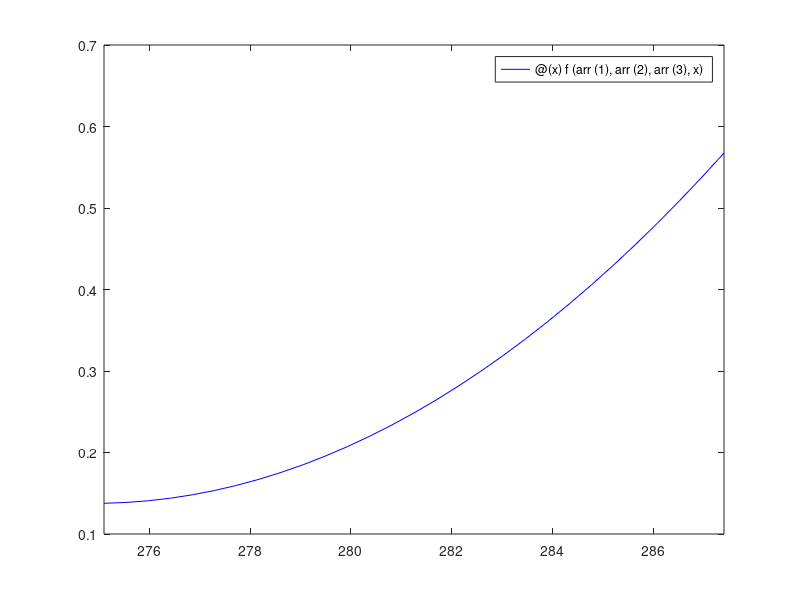

Recreate this plot in MATLAB. (Note: this script raises an error after producing the figure.)
function results

%% State coefficients [a b c]
coeff_HP_12 = [0.00274976 1.5118 207.932];
coeff_LP_12 = [0.000576456 0.307042 41.0903];
coeff_HP_21 = [0.0042237 2.31092 316.319 ];
coeff_LP_21 = [9.84073E-05 0.039561 3.7957];

%% Data points
HP_12 = [ 0.164742, 0.17837,  0.195036,  0.229345, 0.573749, 0.398792, 0.217625, 0.119554];
LP_12 = [0.273374, 0.28928, 0.282319, 0.364602, 0.461003, 0.388688, 0.307864, 0.253006];

HP_21 = [0.297777, 0.316185, 0.358606, 0.504863, 1.04642,0.709387, 0.397625, 0.216481];
LP_21 = [0.390775, 0.39807, 0.410624, 0.476594, 0.55176, 0.505498, 0.432792, 0.366478];

Text = [4.6, 5, 6,  9.1, 14.4, 11.5, 6.6, 2.1];
Text = Text + 273

%% Define quadratic functions
f = @(a, b, c, x) a*x*x-b*x+c;
quad_HP_12 = generate_quadratic(coeff_HP_12, f)
quad_LP_12 = generate_quadratic(coeff_LP_12, f)
quad_HP_21 = generate_quadratic(coeff_HP_21, f)
quad_LP_21 = generate_quadratic(coeff_LP_21, f)

titles = ["HP_12", "LP_12", "HP_21", "LP_21"];


%% Plot each graph

plot_regression(Text, titles(1), quad_HP_12, HP_12) 
plot_regression(Text, titles(2), quad_LP_12, LP_12) 
plot_regression(Text, titles(3), quad_HP_21, HP_21) 
plot_regression(Text, titles(4), quad_LP_21, LP_21) 
%g = generate_quadratic(coeff_HP_12, f)

%% Generation of graphs for: data point vs regressed point

for i = 1:8
corr_HP_12(i) = quad_HP_12(Text(i))
corr_LP_12(i) = quad_LP_12(Text(i))
corr_HP_21(i) = quad_HP_21(Text(i))
corr_LP_21(i) = quad_LP_21(Text(i))
end

titles = ["corr_HP_12", "corr_LP_12", "corr_HP_21", "corr_LP_21"];

plot_correlation(titles(1), HP_12, corr_HP_12) 
plot_correlation(titles(2), LP_12, corr_LP_12) 
plot_correlation(titles(3), HP_21, corr_HP_21) 
plot_correlation(titles(4), LP_21, corr_LP_21) 

%% Graph for all other fluids
plot_all_fluids(f, Text)
end

function plot_all_fluids(f, Text)

% State coefficients
coeff_HP_20 = [0.00255438 1.39412 190.358];
coeff_HP_30 = [0.00270757 1.4653 198.516]
coeff_HP_40 = [0.0026193 1.41759 192.048];

coeff_LP_20 = [0.000284124 0.139853 17.4208];
coeff_LP_30 = [0.00105432 0.569855 77.4214];
coeff_LP_40 = [0.00101758 0.549892 74.6889];


% Generate quadratic functions
quad_HP_20 = generate_quadratic(coeff_HP_20, f)
quad_HP_30 = generate_quadratic(coeff_HP_30, f)
quad_HP_40 = generate_quadratic(coeff_HP_40, f)
quad_LP_20 = generate_quadratic(coeff_LP_20, f)
quad_LP_30 = generate_quadratic(coeff_LP_30, f)
quad_LP_40 = generate_quadratic(coeff_LP_40, f)


all_fluids = fplot(quad_HP_20, [min(Text), max(Text)])
hold on;
fplot(quad_HP_30, [min(Text), max(Text)])
fplot(quad_HP_40, [min(Text), max(Text)])
fplot(quad_LP_20, [min(Text), max(Text)])
fplot(quad_LP_30, [min(Text), max(Text)])
fplot(quad_LP_40, [min(Text), max(Text)])

hold off

xlim([min(Text), max(Text)])
xlabel('External Temperature [K]')
ylabel('Carnot factor')
legend('HP_{20}', 'HP_{30}', 'HP_{40}', 'LP_{20}', 'LP_{30}', 'LP_{40}', 'Location', 'northwest')

figExport(5, 4, 'all_fluids')



end


function plot_correlation (title, data1, data2)

lin = @(x) x
plot = fplot(lin, [min(data1)-0.05, max(data1)+0.05], 'blue')
hold on
scatter(data1, data2, 'filled', 'MarkerFaceColor', 'red')

hold off

xlabel('Experimental Carnot factor')
ylabel('Regressed Carnot factor')
legend('Regression', 'Data', 'Location', 'northwest')
figExport(5, 4, title.char)
end

function plot_regression (Text, title, g, data)
plot = fplot(g, [min(Text), max(Text)], 'blue')
hold on
scatter(Text, data, 'filled', 'MarkerFaceColor', 'red')

hold off
xlabel('External Temperature [K]')
ylabel('Carnot factor')
legend('Regression', 'Data', 'Location', 'northwest')
figExport(5, 4, title.char)
end

function fn = generate_quadratic(arr, f)
fn = @(x) f(arr(1), arr(2), arr(3), x)
end


function figExport(w,h,name)
fig = gcf;
fig.PaperOrientation = 'landscape';
fig.PaperSize = [w h];
fig.PaperPosition = [0 0 w h];
% fig.Renderer = 'Painters'; % for 3D plots
print(gcf, '-dpdf', [pwd '/figures/' name '.pdf']);
end